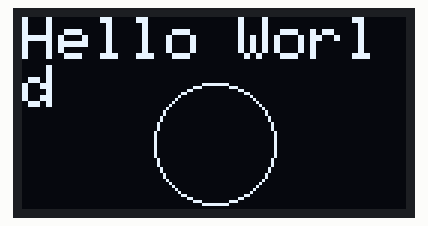
A sketch run on a simulated Arduino Uno, built with avr-gcc and run on an emulated ATmega328P. Shown: 128×64 one-colour display.

Above: at 0.1 s.

The sketch:

Task_1.2.3.ino
```cpp
#include <Adafruit_GFX.h>
#include <Adafruit_SSD1306.h>

#define SCREEN_WIDTH 128
#define SCREEN_HEIGHT 64

#define OLED_RESET -1
Adafruit_SSD1306 display(SCREEN_WIDTH, SCREEN_HEIGHT, &Wire, OLED_RESET);

void setup() {
  Serial.begin(115200);

  if(!display.begin(SSD1306_SWITCHCAPVCC, 0x3C)) {
    Serial.println(F("SSD1306 allocation failed"));
    for(;;);
  }

  display.clearDisplay();

  display.setTextSize(2);
  display.setTextColor(WHITE);
  display.setCursor(0,0);

  display.println(F("Hello World"));

  display.drawCircle(display.width()/2, display.height()/2+10, 20, WHITE);

  display.display();
}

void loop() {}
```
